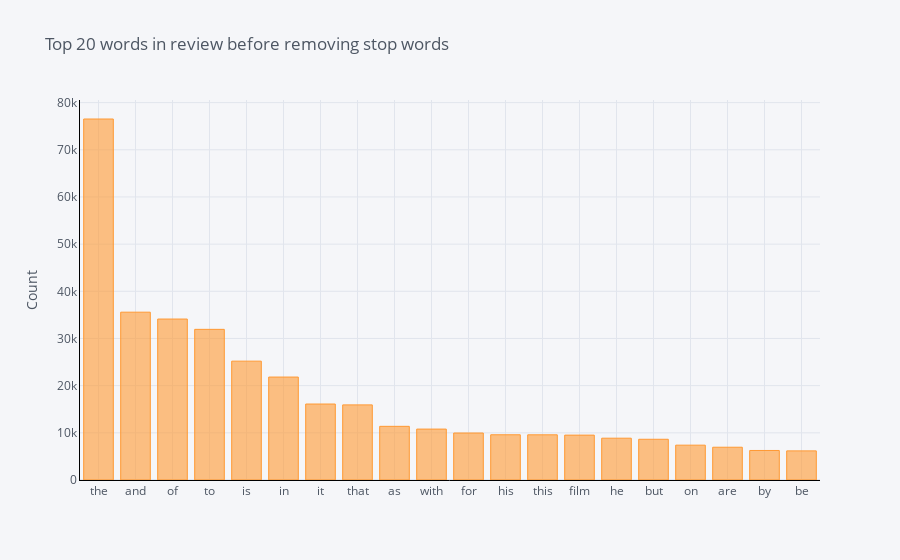
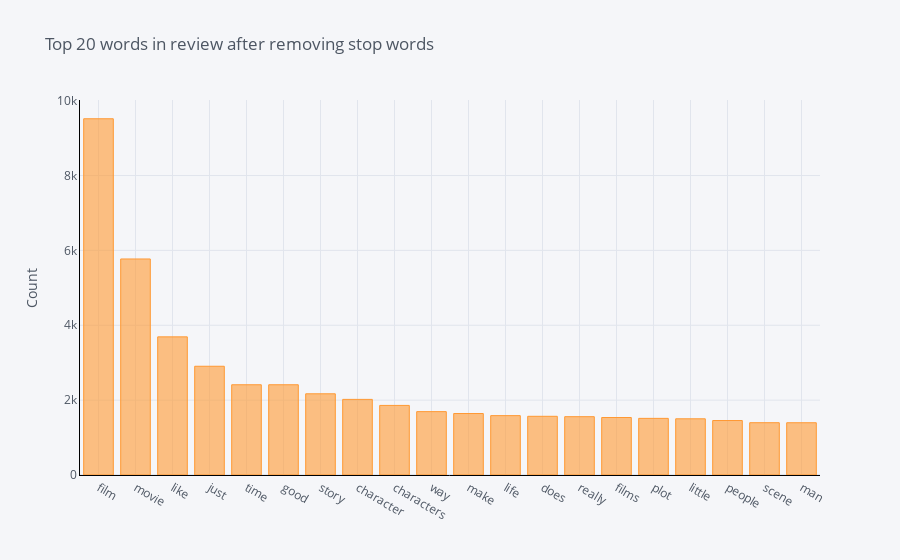

Source (notebook cell) for these figures, in order:
### Code cell
def get_top_n_words(corpus, n=None, stop_words=None):
    """
    Compute the top n words within a certain corpus
    @corpus: corpus
    """
    vec = CountVectorizer(stop_words=stop_words).fit(corpus)
    bag_of_words = vec.transform(corpus)
    sum_words = bag_of_words.sum(axis=0) 
    words_freq = [(word, sum_words[0, idx]) for word, idx in vec.vocabulary_.items()]
    words_freq =sorted(words_freq, key = lambda x: x[1], reverse=True)
    return words_freq[:n]

common_words_without_stopwords = get_top_n_words(df['Review'], 20)
df1 = pd.DataFrame(common_words_without_stopwords, columns = ['Review' , 'count'])
df1.groupby('Review').sum()['count'].sort_values(ascending=False).iplot(
    kind='bar', yTitle='Count', linecolor='black', title='Top 20 words in review before removing stop words')

common_words_with_stopwords = get_top_n_words(df['Review'], 20, 'english')
df1 = pd.DataFrame(common_words_with_stopwords, columns = ['Review' , 'count'])
df1.groupby('Review').sum()['count'].sort_values(ascending=False).iplot(
    kind='bar', yTitle='Count', linecolor='black', title='Top 20 words in review after removing stop words')

### Figure 1 — Plotly figure (JSON) as saved in the notebook; plotly's stock layout.template omitted (floating-point values rounded to 4 significant figures)
{"data": [{"marker": {"color": "rgba(255, 153, 51, 0.6)", "line": {"color": "rgba(255, 153, 51, 1.0)", "width": 1}}, "name": "count", "orientation": "v", "text": "", "type": "bar", "x": ["the", "and", "of", "to", "is", "in", "it", "that", "as", "with", "for", "his", "this", "film", "he", "but", "on", "are", "by", "be"], "y": [76529, 35576, 34123, 31937, 25195, 21822, 16107, 15924, 11378, 10792, 9961, 9587, 9578, 9517, 8864, 8634, 7385, 6949, 6261, 6174]}], "layout": {"legend": {"bgcolor": "#F5F6F9", "font": {"color": "#4D5663"}}, "paper_bgcolor": "#F5F6F9", "plot_bgcolor": "#F5F6F9", "title": {"font": {"color": "#4D5663"}, "text": "Top 20 words in review before removing stop words"}, "xaxis": {"gridcolor": "#E1E5ED", "linecolor": "black", "showgrid": true, "tickfont": {"color": "#4D5663"}, "title": {"font": {"color": "#4D5663"}, "text": ""}, "zerolinecolor": "#E1E5ED"}, "yaxis": {"gridcolor": "#E1E5ED", "linecolor": "black", "showgrid": true, "tickfont": {"color": "#4D5663"}, "title": {"font": {"color": "#4D5663"}, "text": "Count"}, "zerolinecolor": "#E1E5ED"}}}

### Figure 2 — Plotly figure (JSON) as saved in the notebook; plotly's stock layout.template omitted (floating-point values rounded to 4 significant figures)
{"data": [{"marker": {"color": "rgba(255, 153, 51, 0.6)", "line": {"color": "rgba(255, 153, 51, 1.0)", "width": 1}}, "name": "count", "orientation": "v", "text": "", "type": "bar", "x": ["film", "movie", "like", "just", "time", "good", "story", "character", "characters", "way", "make", "life", "does", "really", "films", "plot", "little", "people", "scene", "man"], "y": [9517, 5771, 3690, 2905, 2411, 2411, 2169, 2020, 1859, 1693, 1642, 1586, 1568, 1558, 1536, 1513, 1501, 1455, 1397, 1396]}], "layout": {"legend": {"bgcolor": "#F5F6F9", "font": {"color": "#4D5663"}}, "paper_bgcolor": "#F5F6F9", "plot_bgcolor": "#F5F6F9", "title": {"font": {"color": "#4D5663"}, "text": "Top 20 words in review after removing stop words"}, "xaxis": {"gridcolor": "#E1E5ED", "linecolor": "black", "showgrid": true, "tickfont": {"color": "#4D5663"}, "title": {"font": {"color": "#4D5663"}, "text": ""}, "zerolinecolor": "#E1E5ED"}, "yaxis": {"gridcolor": "#E1E5ED", "linecolor": "black", "showgrid": true, "tickfont": {"color": "#4D5663"}, "title": {"font": {"color": "#4D5663"}, "text": "Count"}, "zerolinecolor": "#E1E5ED"}}}
